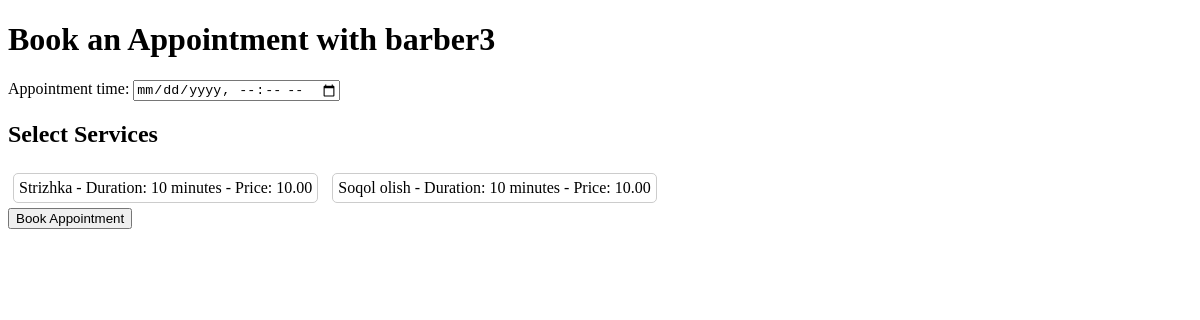
Screenshot of /cl/appointment/13/ with the database file from the repository.
### sartaroshxona/models.py (models this page shows, shortened)
class Barber(models.Model):
    user = models.ForeignKey(CustomUser, on_delete=models.CASCADE, related_name='barber_profile')
    profile_image = models.ImageField(upload_to='profile_images/', null=True, blank=True, default='profile_images/default.png')
    phone_number = models.CharField(max_length=20, null=True, blank=True, default="")
    start_work = models.TimeField(null=True, blank=True)
    end_work = models.TimeField(null=True, blank=True)
    launch_start_time = models.TimeField(null=True, blank=True)
    launch_end_time = models.TimeField(null=True, blank=True)
    location = models.CharField(max_length=50, null=True, blank=True,default="")

class Service(models.Model):
    barber = models.ForeignKey('Barber', on_delete=models.CASCADE, related_name='provided_services')
    title = models.CharField(max_length=50)
    CURRENCY_CHOICES = [
        ('USD', 'US Dollar'),
        ('EUR', 'Euro'),
        ('RUB', 'Russian Ruble'),
        ('TJS', 'Tajik Somoni'),
        ('UZS', 'Uzbekistani Soʻm'),
    ]
    price = models.DecimalField(max_digits=10, decimal_places=2)
    currency = models.CharField(max_length=3, choices=CURRENCY_CHOICES, default='TJS')
    duration_minutes = models.PositiveIntegerField()

### main/models.py (models this page shows)
class CustomUser(AbstractUser):
    is_barber = models.BooleanField(default=False)
    USERNAME_FIELD = 'username'
    REQUIRED_FIELDS = ['email']
    objects = CustomUserManager()
    def __str__(self):
        return self.username

### clients/views.py (the view)
# urls.py: path('appointment/<int:barber_id>/', views.appointment, name='appointment'),
def appointment(request, barber_id):
    barber = Barber.objects.get(pk=barber_id)
    services = Service.objects.filter(barber=barber)
    if request.method == 'POST':
        appointment_form = AppointmentForm(request.POST)
        if appointment_form.is_valid():
            appointment = appointment_form.save(commit=False)
            appointment.barber = Barber.objects.get(pk=barber_id)
            appointment.client = request.user
            selected_service_ids_json = request.POST.get('selected_services')
            selected_service_ids = json.loads(selected_service_ids_json)
            selected_services = Service.objects.filter(pk__in=selected_service_ids)
            appointment.save()
            appointment.service.add(*selected_services)
            return HttpResponse('\success_page')  # Replace 'success_page' with your success URL name
    else:
        appointment_form = AppointmentForm()
    return render(request, 'clients/test.html', {
        'barber': barber,
        'services': services,
        'appointment_form': appointment_form
    })

### clients/forms.py
class AppointmentForm(forms.ModelForm):
    class Meta:
        model = Appointment
        fields = ['appointment_time']
        widgets = {
            'appointment_time': forms.DateTimeInput(attrs={'type': 'datetime-local'}),
        }

### clients/templates/clients/test.html (shortened to what this page needs)
<!DOCTYPE html>
<html lang="en">
<head>
</head>
<body>
    <h1>Book an Appointment with {{ barber.user }}</h1>
    <form method="post" onsubmit="prepareSelectedServices()">
        {{ appointment_form.as_p }}
        <h2>Select Services</h2>
        <div id="services-container">
            {% for service in services %}
                <div class="service" data-service-id="{{ service.id }}" onclick="toggleService(this)">
                    {{ service.title }} - Duration: {{ service.duration_minutes }} minutes - Price: {{ service.price }}
                </div>
            {% endfor %}
        </div>
        <input type="submit" value="Book Appointment">
    </form>
</body>
</html>

### clients/templates/clients/test.html (style rules this page uses)
.service { cursor: pointer; padding: 5px; margin: 5px; border: 1px solid #ccc; border-radius: 5px; display: inline-block; }

### rows the page displays
Barber: user "barber3"
Service: title "Strizhka", duration_minutes "10", price "10.00"
Service: title "Soqol olish", duration_minutes "10", price "10.00"
